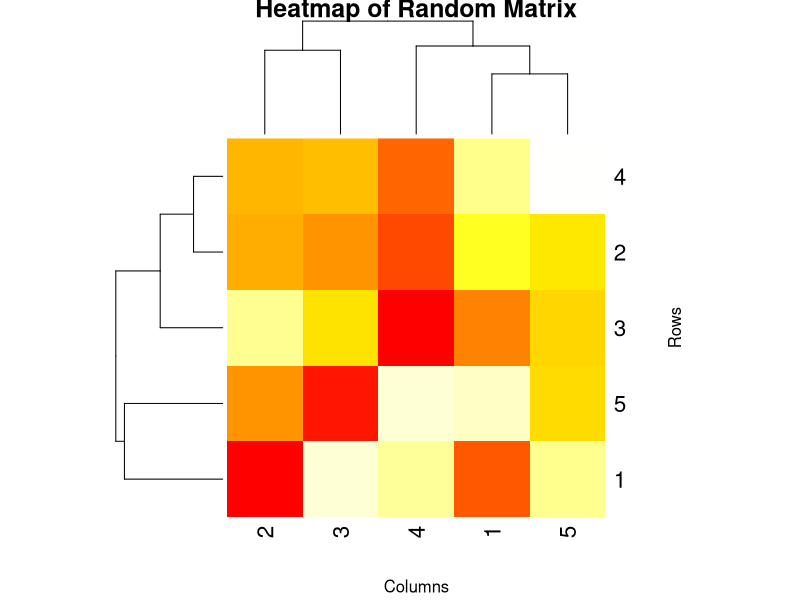
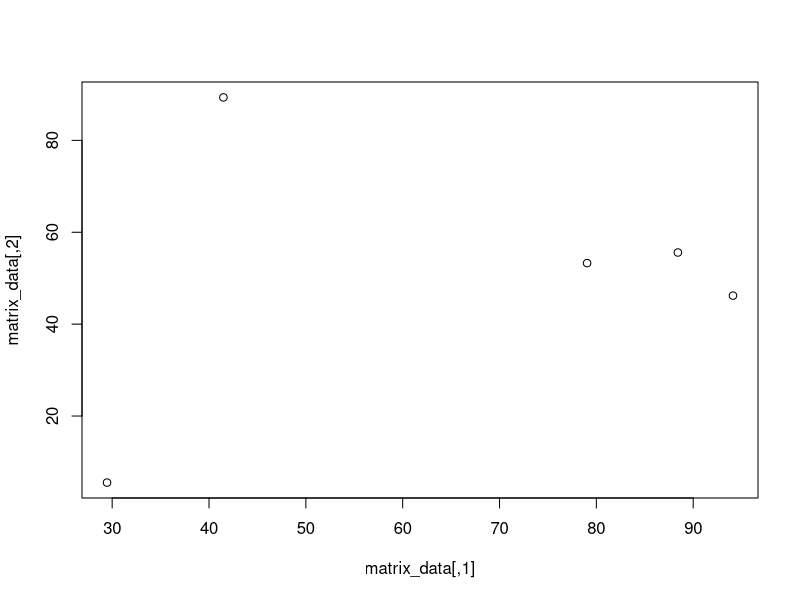

Reproduce these figures in R, in order.
# Create a matrix from scratch
# Let's create a 5x5 matrix with random values
set.seed(123)  # For reproducibility
matrix_data <- matrix(runif(25, min = 1, max = 100), nrow = 5, ncol = 5)

# Print the matrix
print(matrix_data)

# Plot the matrix as a heatmap
heatmap(matrix_data, 
        main = "Heatmap of Random Matrix", 
        xlab = "Columns", 
        ylab = "Rows", 
        col = heat.colors(256), 
        scale = "none")
plot(matrix_data)